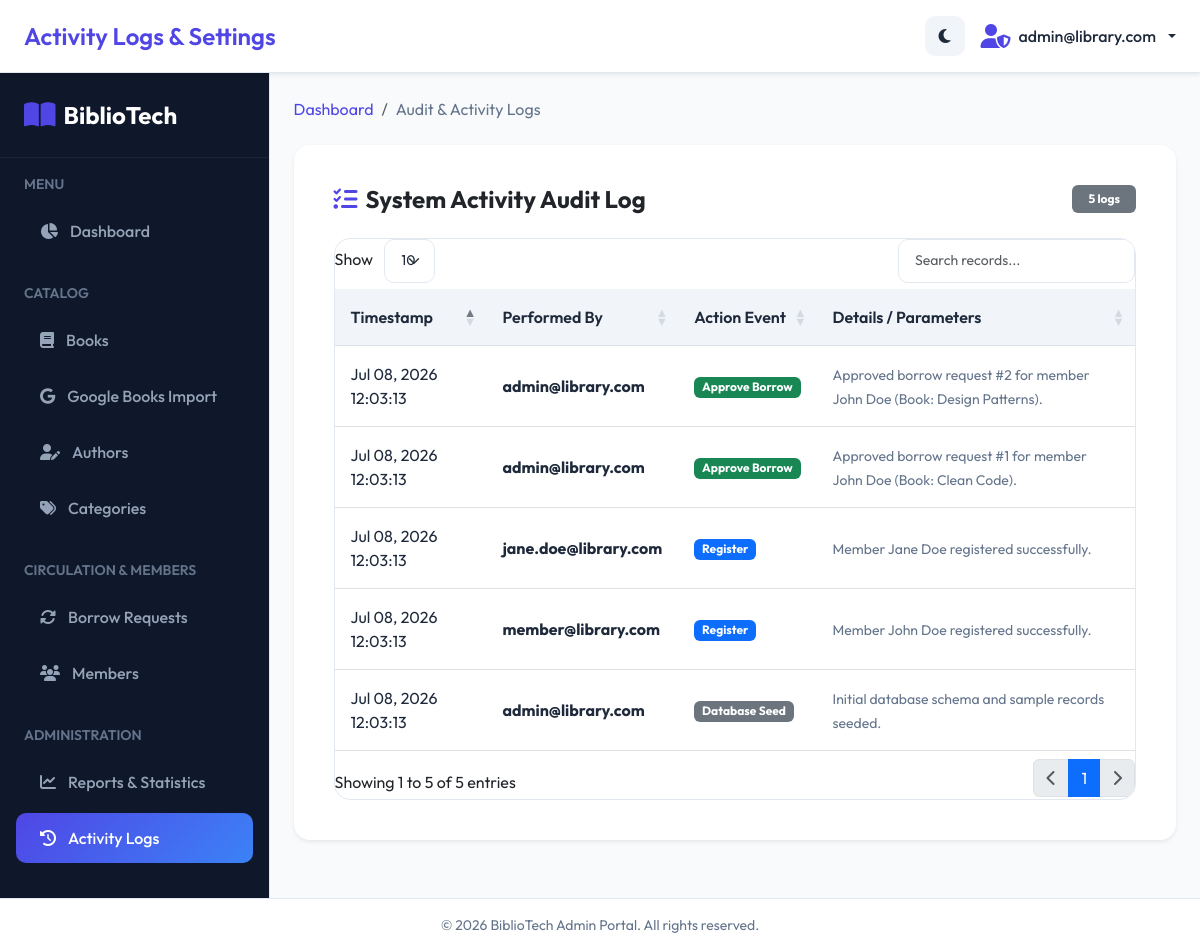
The page /index.php?route=admin/settings (signed in) on the database its author committed.
### tables this page shows
CREATE TABLE IF NOT EXISTS `activity_logs` (
  `id` INT AUTO_INCREMENT PRIMARY KEY,
  `user_id` INT DEFAULT NULL,
  `action` VARCHAR(255) NOT NULL,
  `details` TEXT DEFAULT NULL,
  `created_at` TIMESTAMP DEFAULT CURRENT_TIMESTAMP,
  FOREIGN KEY (`user_id`) REFERENCES `users` (`id`) ON DELETE SET NULL,
  INDEX `idx_log_user` (`user_id`)
);

CREATE TABLE IF NOT EXISTS `users` (
  `id` INT AUTO_INCREMENT PRIMARY KEY,
  `email` VARCHAR(255) NOT NULL UNIQUE,
  `password` VARCHAR(255) NOT NULL,
  `role` ENUM('admin', 'member') NOT NULL DEFAULT 'member',
  `status` ENUM('active', 'inactive') NOT NULL DEFAULT 'active',
  `reset_token` VARCHAR(255) DEFAULT NULL,
  `reset_token_expiry` DATETIME DEFAULT NULL,
  `created_at` TIMESTAMP DEFAULT CURRENT_TIMESTAMP,
  `updated_at` TIMESTAMP DEFAULT CURRENT_TIMESTAMP ON UPDATE CURRENT_TIMESTAMP,
  INDEX `idx_email` (`email`),
  INDEX `idx_role` (`role`)
);

### config/database.php (called while the page is built, shortened)
<?php
class Database {
    private static $instance = null;
    private $conn;
    private function __construct() {
        try {
            $dsn = "mysql:host=" . DB_HOST . ";dbname=" . DB_NAME . ";charset=utf8mb4";
            $options = [
                PDO::ATTR_ERRMODE            => PDO::ERRMODE_EXCEPTION,
                PDO::ATTR_DEFAULT_FETCH_MODE => PDO::FETCH_ASSOC,
                PDO::ATTR_EMULATE_PREPARES   => false,
            ];
            $this->conn = new PDO($dsn, DB_USER, DB_PASS, $options);
        } catch (PDOException $e) {
            throw new Exception("Database Connection Error: " . $e->getMessage());
        }
    }
    public static function getInstance() {
        if (self::$instance === null) {
            self::$instance = new self();
        }
        return self::$instance;
    }
    public function getConnection() {
        return $this->conn;
    }
}

### app/Models/Models.php (called while the page is built, shortened)
<?php
class ActivityLog {
    private $db;
    public function __construct() {
        $this->db = Database::getInstance()->getConnection();
    }
    public function getRecentLogs($limit = 50) {
        $stmt = $this->db->prepare("SELECT al.*, u.email
                                    FROM activity_logs al
                                    LEFT JOIN users u ON al.user_id = u.id
                                    ORDER BY al.id DESC LIMIT ?");
        $stmt->bindValue(1, intval($limit), PDO::PARAM_INT);
        $stmt->execute();
        return $stmt->fetchAll();
    }
}

### views/admin/settings.php (the view, shortened to what this page needs)
<?php
$logModel = new ActivityLog();
$logs = $logModel->getRecentLogs(150);
?>
<div class="fade-in-up">
    <nav aria-label="breadcrumb" class="mb-4">
        <ol class="breadcrumb">
            <li class="breadcrumb-item"><a href="<?php echo BASE_URL; ?>/index.php?route=admin/dashboard">Dashboard</a></li>
            <li class="breadcrumb-item active" aria-current="page">Audit & Activity Logs</li>
        </ol>
    </nav>
    <div class="card card-custom border-0 shadow-sm p-4">
        <div class="card-body">
            <div class="d-flex justify-content-between align-items-center mb-4">
                <h4 class="fw-bold mb-0"><i class="fa-solid fa-list-check text-primary me-2"></i>System Activity Audit Log</h4>
                <span class="badge bg-secondary px-3 py-2"><?php echo count($logs); ?> logs</span>
            </div>
            <?php if (empty($logs)): ?>
                <div class="text-center py-5 text-muted">
                    <i class="fa-solid fa-history fs-1 mb-3"></i>
                    <p class="mb-0">No system activities recorded yet.</p>
                </div>
            <?php else: ?>
                <div class="table-responsive table-responsive-custom">
                    <table class="table table-custom align-middle datatable-custom w-100">
                        <thead>
                            <tr>
                                <th>Timestamp</th>
                                <th>Performed By</th>
                                <th>Action Event</th>
                                <th>Details / Parameters</th>
                            </tr>
                        </thead>
                        <tbody>
                            <?php foreach ($logs as $row): ?>
                                <tr>
                                    <td><?php echo date('M d, Y H:i:s', strtotime($row['created_at'])); ?></td>
                                    <td>
                                        <?php if ($row['email']): ?>
                                            <span class="fw-bold text-dark-theme-override" style="color: var(--text-color);"><?php echo htmlspecialchars($row['email']); ?></span>
                                        <?php else: ?>
                                            <span class="text-muted small italic">System System</span>
                                        <?php endif; ?>
                                    </td>
                                    <td>
                                        <?php
                                        $action = $row['action'];
                                        $badgeClass = 'bg-secondary';
                                        if (strpos($action, 'Approve') !== false || strpos($action, 'Return') !== false) {
                                            $badgeClass = 'bg-success';
                                        } elseif (strpos($action, 'Delete') !== false || strpos($action, 'Reject') !== false) {
                                            $badgeClass = 'bg-danger';
                                        } elseif (strpos($action, 'Add') !== false || strpos($action, 'Register') !== false) {
                                            $badgeClass = 'bg-primary';
                                        } elseif (strpos($action, 'Login') !== false) {
                                            $badgeClass = 'bg-info text-dark';
                                        }
                                        ?>
                                        <span class="badge <?php echo $badgeClass; ?> px-2.5 py-1.5"><?php echo htmlspecialchars($action); ?></span>
                                    </td>
                                    <td>
                                        <span class="text-muted small"><?php echo htmlspecialchars($row['details']); ?></span>
                                    </td>
                                </tr>
                            <?php endforeach; ?>
                        </tbody>
                    </table>
                </div>
            <?php endif; ?>
        </div>
    </div>
</div>

### public/assets/css/style.css (style rules this page uses)
:root { --bg-color: #f8fafc; --text-color: #1e293b; --text-muted: #64748b; --card-bg: #ffffff; --card-border: rgba(148, 163, 184, 0.12); --sidebar-bg: #0f172a; --sidebar-color: #94a3b8; --sidebar-active-color: #ffffff; --sidebar-active-bg: rgba(255, 255, 255, 0.08); --primary-color: #4f46e5; --primary-light: #6366f1; --primary-gradient: linear-gradient(135deg, #4f46e5 0%, #3b82f6 100%); --secondary-gradient: linear-gradient(135deg, #10b981 0%, #059669 100%); --danger-gradient: linear-gradient(135deg, #ef4444 0%, #dc2626 100%); --warning-gradient: linear-gradient(135deg, #f59e0b 0%, #d97706 100%); --purple-gradient: linear-gradient(135deg, #8b5cf6 0%, #7c3aed 100%); --info-gradient: linear-gradient(135deg, #06b6d4 0%, #0891b2 100%); --glass-bg: rgba(255, 255, 255, 0.7); --glass-border: rgba(255, 255, 255, 0.4); --glass-shadow: rgba(15, 23, 42, 0.05); --nav-bg: #ffffff; --badge-bg: #f1f5f9; --badge-color: #475569; --border-color: #e2e8f0; --input-bg: #ffffff; --surface-muted: #f1f5f9; --primary-subtle-bg: rgba(79, 70, 229, 0.1); --primary-subtle-color: #4f46e5; --dropdown-bg: #ffffff; --dropdown-hover: #f8fafc; --link-color: #4f46e5; }
body { background-color: var(--bg-color); color: var(--text-color); font-family: 'Outfit', 'Inter', sans-serif; transition: background-color 0.4s ease, color 0.4s ease; overflow-x: hidden; min-height: 100vh; display: flex; flex-direction: column; }
h1, h2, h3, h4, h5, h6 { font-weight: 700; }
.table-responsive-custom { border-radius: 16px; overflow: hidden; border: 1px solid var(--border-color); }
.table-custom { background: var(--card-bg) !important; margin-bottom: 0 !important; }
.table-custom th { background: var(--badge-bg) !important; color: var(--text-color) !important; font-weight: 600; padding: 1rem; }
.table-custom td { padding: 1rem; vertical-align: middle; color: var(--text-color); background: var(--card-bg); }
.card-custom { background-color: var(--card-bg); border: 1px solid var(--card-border); border-radius: 16px; box-shadow: 0 4px 6px -1px rgba(0, 0, 0, 0.05); overflow: hidden; }
.text-dark-theme-override { color: var(--text-color) !important; }
.text-muted { color: var(--text-muted) !important; }
.text-primary { color: var(--link-color) !important; }
.breadcrumb-item a { color: var(--link-color); text-decoration: none; }
.breadcrumb-item.active { color: var(--text-muted); }
.fade-in-up { animation: fadeIn 0.4s ease forwards; }

### rows shown on the page
activity_logs: created_at "Jul 08, 2026 12:03:13", user.email "admin@library.com", action "Approve Borrow", details "Approved borrow request #2 for member John Doe (Book: Design Patterns)."
activity_logs: created_at "Jul 08, 2026 12:03:13", user.email "admin@library.com", action "Approve Borrow", details "Approved borrow request #1 for member John Doe (Book: Clean Code)."
activity_logs: created_at "Jul 08, 2026 12:03:13", user.email "jane.doe@library.com", action "Register", details "Member Jane Doe registered successfully."
activity_logs: created_at "Jul 08, 2026 12:03:13", user.email "member@library.com", action "Register", details "Member John Doe registered successfully."
activity_logs: created_at "Jul 08, 2026 12:03:13", user.email "admin@library.com", action "Database Seed", details "Initial database schema and sample records seeded."

### other values the page prints
$pageTitle "Activity Logs & Settings"
Auth::getUserEmail() "admin@library.com"
count($logs) "5"
